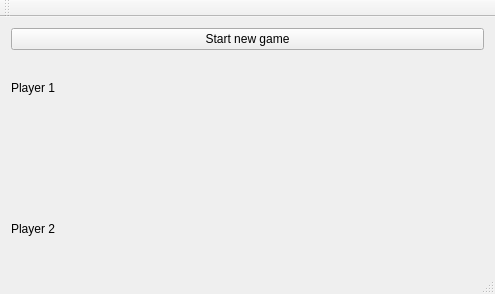
<?xml version="1.0" encoding="UTF-8"?>
<ui version="4.0">
 <class>MainWindow</class>
 <widget class="QMainWindow" name="MainWindow">
  <property name="geometry">
   <rect>
    <x>0</x>
    <y>0</y>
    <width>495</width>
    <height>294</height>
   </rect>
  </property>
  <property name="windowTitle">
   <string>MainWindow</string>
  </property>
  <widget class="QWidget" name="centralWidget">
   <layout class="QVBoxLayout" name="verticalLayout">
    <item>
     <widget class="QPushButton" name="startNewGame">
      <property name="text">
       <string>Start new game</string>
      </property>
     </widget>
    </item>
    <item>
     <widget class="QLabel" name="player1Name">
      <property name="text">
       <string>Player 1</string>
      </property>
     </widget>
    </item>
    <item>
     <widget class="QWidget" name="gameBoard" native="true"/>
    </item>
    <item>
     <widget class="QLabel" name="player2Name">
      <property name="text">
       <string>Player 2</string>
      </property>
     </widget>
    </item>
   </layout>
  </widget>
  <widget class="QMenuBar" name="menuBar">
   <property name="geometry">
    <rect>
     <x>0</x>
     <y>0</y>
     <width>495</width>
     <height>20</height>
    </rect>
   </property>
  </widget>
  <widget class="QToolBar" name="mainToolBar">
   <attribute name="toolBarArea">
    <enum>TopToolBarArea</enum>
   </attribute>
   <attribute name="toolBarBreak">
    <bool>false</bool>
   </attribute>
  </widget>
  <widget class="QStatusBar" name="statusBar"/>
 </widget>
 <layoutdefault spacing="6" margin="11"/>
 <resources/>
 <connections/>
</ui>
